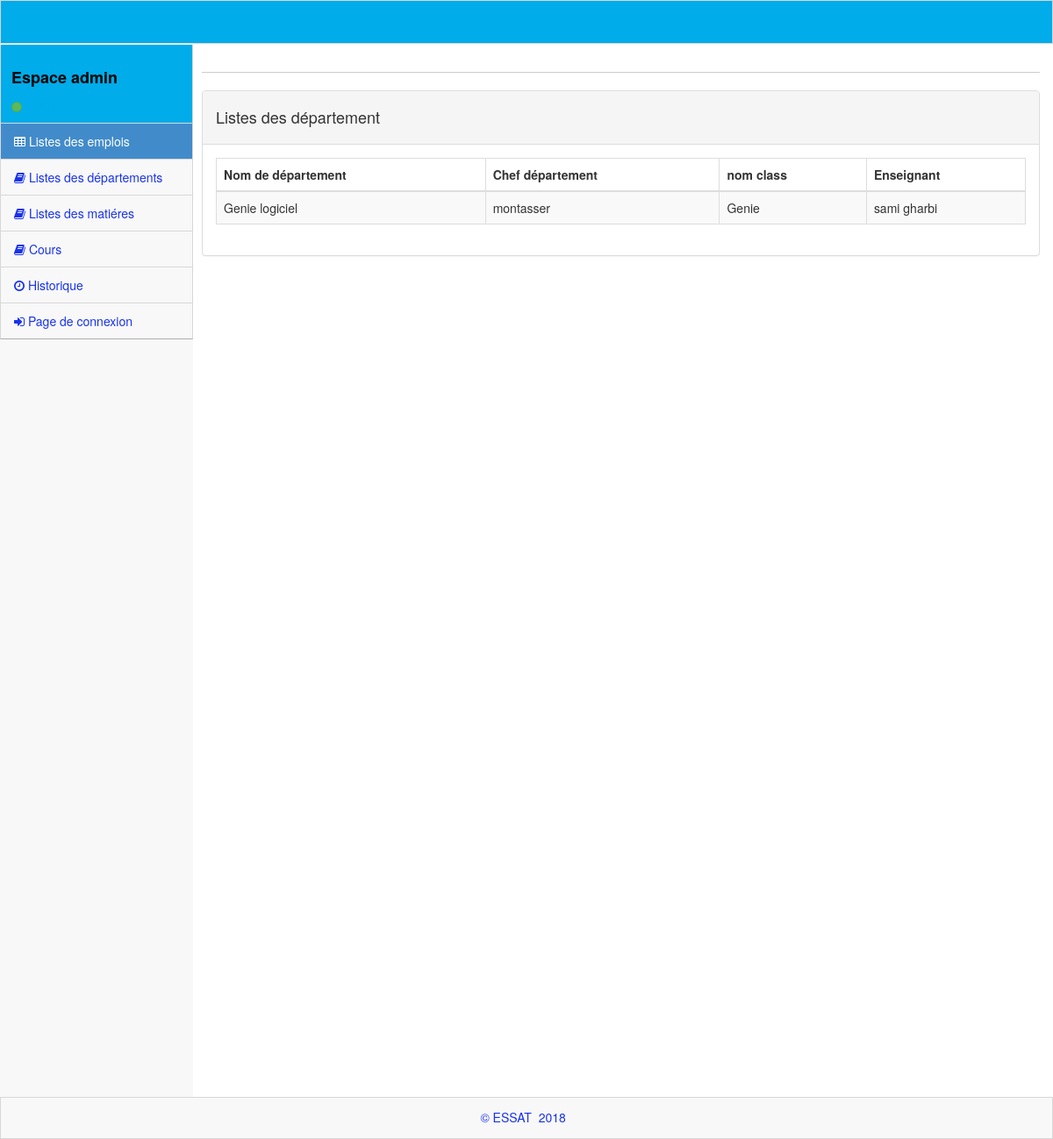
Page /departementetudiant.php on the committed database.
### tables this page shows
CREATE TABLE `departement` (
  `id_dep` int(11) NOT NULL,
  `nom_dep` varchar(100) NOT NULL,
  `chef_departement` varchar(100) NOT NULL,
  `nom_class` varchar(100) NOT NULL,
  `nom_matiere` varchar(100) NOT NULL,
  `nom_enseignant` varchar(100) NOT NULL
);

### departementetudiant.php (the view, shortened to what this page needs)
<?php
require'db.php';
$sql = "SELECT * FROM departement Order BY id_dep";
$req = mysqli_query($con,$sql) or die();
?>
<!DOCTYPE html>
 <html lang="en">
<head>
    <link rel="stylesheet" href="assets/plugins/bootstrap/css/bootstrap.css" />
    <link rel="stylesheet" href="assets/css/main.css" />
    <link rel="stylesheet" href="assets/css/theme.css" />
    <link rel="stylesheet" href="assets/css/MoneAdmin.css" />
    <link rel="stylesheet" href="assets/plugins/Font-Awesome/css/font-awesome.css" />
    <link href="assets/plugins/dataTables/dataTables.bootstrap.css" rel="stylesheet" />
</head>
<body class="padTop53 " >
    <div id="wrap">
<div id="top">
            <nav class="navbar navbar-inverse navbar-fixed-top " style="padding-top: 10px;">
            </nav>
        </div>
  <div id="left" >
          <?php
          require"espace.php";
          require "menuetudiant.php";
          ?>
      </div>
        <div id="content">
            <div class="inner">
                <div class="row">
                    <div class="col-lg-12">
                    </div>
                </div>
                <hr />
                <div class="row">
                <div class="col-lg-12">
                    <div class="panel panel-default">
                        <div class="panel-heading">
                           <h4> Listes des département</h4>
                        </div>
                        <div class="panel-body">
                            <div class="table-responsive">
                                <table class="table table-striped table-bordered table-hover" id="dataTables-example">
                                    <thead>
                                        <tr>
                                           <th>Nom de département</th>
                                        <th>Chef département</th>
                                        <th>nom class</th>
                                        <th>Enseignant</th>
                                        </tr>
                                    </thead>
                                    <tbody>
                                        <tr>
                            <?php
                            if(mysqli_num_rows($req)>0)
                                while ($data = mysqli_fetch_assoc($req)) {
                                   ?>
<td name="nom_dep"><?php echo $data['nom_dep']; ?></td>
<td name="chef_departement"><?php echo $data['chef_departement']; ?></td>
<td name="nom_class"><?php echo $data['nom_class'];?></td>
<td name="nom_enseignant"><?php echo $data['nom_enseignant'];?></td>
                       </tr>
                        <?php
                    }
                    ?>
                                    </tbody>
                                </table>
                            </div>
                        </div>
                    </div>
                </div>
            </div>
</div>
</div>
</div>
<div id="footer">
    <p>&copy;  ESSAT &nbsp;2018 &nbsp;</p>
</div>
</body>
</html>

### assets/css/main.css (style rules this page uses)
#wrap { margin: 0 auto; }
#footer { height: 48px; background-color: #222222; }
@media (min-width: 768px) { html, body { height: 100%; } }
@media (min-width: 768px) { #wrap { height: auto !important; height: 100%; min-height: 100%; padding: 0 0 48px; margin-bottom: -48px; } }
body.padTop53 { padding-top: 75px; overflow: visible; }
@media (min-width: 802px) { body.padTop53 { padding-top: 51px; } }
#wrap:before, #top:before, .head:before, #footer:before, #wrap:after, #top:after, .head:after, #footer:after { display: table; content: " "; }
#wrap:after, #top:after, .head:after, #footer:after { clear: both; }
#wrap { background-color: #f8f8f8; }
@media (min-width: 768px) { #left { position: relative; float: left; width: 100px; } }
@media (min-width: 768px) { #content { margin-left: 100px; } }
@media (min-width: 768px) { #left { margin-bottom: -10px; } }
@media (min-width: 992px) { #left { width: 220px; } }
@media (min-width: 992px) { #content { margin-left: 220px; } }
#top .navbar { margin-bottom: 0; border:1px solid rgb(216, 215, 215); background-color:#00ace9; }
#content { -webkit-transition: margin 0.4s; transition: margin 0.4s; }
.inner { position: relative; min-height: 1px; padding-right: 15px; padding-left: 10px; background: #fff; border: 0px solid #e4e4e4; min-height:1200px; }
@media (min-width: 768px) { .inner { float: left; width: 100%; } }
.inner .row { margin-right: -15px; margin-left: -15px; }
#footer { margin: 0 auto; color: #1933EC; background-color:#f8f8f8; border:1px solid rgb(216, 215, 215); }
#footer p { padding: 12px 0 0; text-align: center; }
.inner hr { margin-top: 10px; border-top-color: #ccc; }

### assets/css/MoneAdmin.css (style rules this page uses)
body { background-color: #f8f8f8; }

### rows in the picture
departement: nom_dep "Genie logiciel", chef_departement "montasser", nom_class "Genie", nom_enseignant "sami gharbi"
